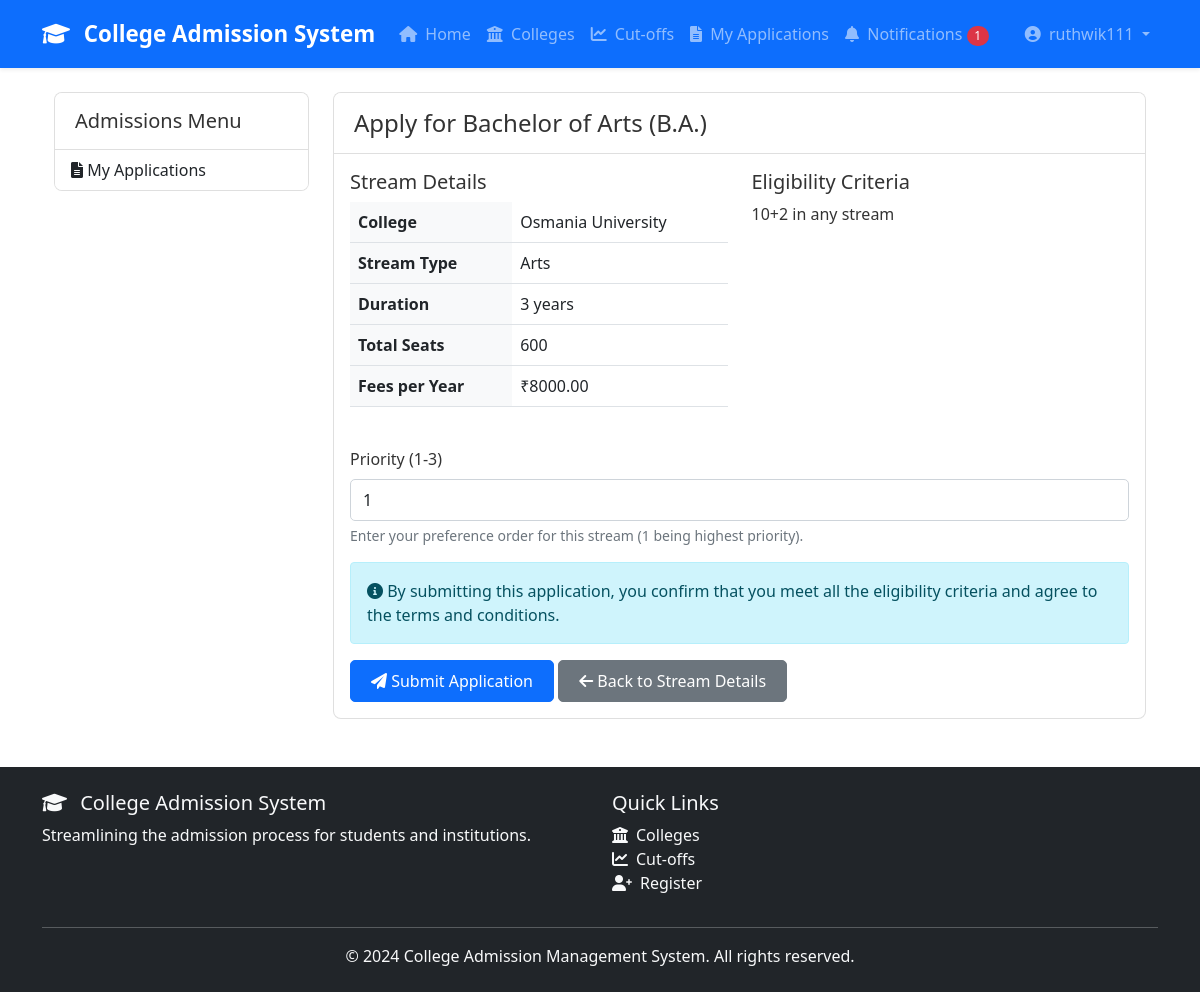
The page /admissions/apply/2/ (signed in) on the database its author committed.
### colleges/models.py (models this page shows, shortened)
class Stream(models.Model):
    STREAM_TYPES = [
        ('SCIENCE', 'Science'),
        ('COMMERCE', 'Commerce'),
        ('ARTS', 'Arts'),
        ('ENGINEERING', 'Engineering'),
        ('MEDICAL', 'Medical'),
        ('LAW', 'Law'),
        ('MANAGEMENT', 'Management'),
    ]
    college = models.ForeignKey(College, on_delete=models.CASCADE, related_name='streams')
    name = models.CharField(max_length=100)
    stream_type = models.CharField(max_length=20, choices=STREAM_TYPES)
    duration_years = models.IntegerField()
    total_seats = models.IntegerField()
    fees_per_year = models.DecimalField(max_digits=10, decimal_places=2)
    eligibility_criteria = models.TextField()
    description = models.TextField(blank=True)
    is_active = models.BooleanField(default=True)
    created_at = models.DateTimeField(auto_now_add=True)
    class Meta:
        ordering = ['college', 'name']
        unique_together = ['college', 'name']

class College(models.Model):
    name = models.CharField(max_length=200)
    code = models.CharField(max_length=20, unique=True)
    address = models.TextField()
    phone = models.CharField(max_length=15)
    email = models.EmailField()
    website = models.URLField(blank=True, null=True)
    established_year = models.IntegerField()
    description = models.TextField()
    logo = models.ImageField(upload_to='college_logos/', blank=True, null=True)
    closing_rank = models.IntegerField(null=True, blank=True)
    created_at = models.DateTimeField(auto_now_add=True)
    updated_at = models.DateTimeField(auto_now=True)
    class Meta:
        ordering = ['name']

### admissions/views.py (the view, shortened to what this page needs)
# urls.py: path('apply/<int:stream_id>/', views.apply_for_admission, name='apply'),
@login_required
def apply_for_admission(request, stream_id):
    stream = get_object_or_404(Stream, id=stream_id)
    if Application.objects.filter(student=request.user, stream=stream).exists():
        messages.warning(request, 'You have already applied for this stream.')
        return redirect('admissions:my_applications')
    return render(request, 'admissions/apply.html', {'stream': stream})

### accounts/context_processors.py (called while the page is built)
def unread_notifications_count(request):
    if request.user.is_authenticated:
        count = Notification.objects.filter(user=request.user, is_read=False).count()
        return {'unread_notifications_count': count}
    return {'unread_notifications_count': 0}

### templates/admissions/apply.html (shortened to what this page needs)
{% extends 'admissions/base.html' %}
{% block admissions_content %}
<div class="card">
    <div class="card-header">
        <h4 class="card-title mb-0">Apply for {{ stream.name }}</h4>
    </div>
    <div class="card-body">
        <div class="row mb-4">
            <div class="col-md-6">
                <h5>Stream Details</h5>
                <table class="table">
                    <tr>
                        <th>College</th>
                        <td>{{ stream.college.name }}</td>
                    </tr>
                    <tr>
                        <th>Stream Type</th>
                        <td>{{ stream.get_stream_type_display }}</td>
                    </tr>
                    <tr>
                        <th>Duration</th>
                        <td>{{ stream.duration_years }} years</td>
                    </tr>
                    <tr>
                        <th>Total Seats</th>
                        <td>{{ stream.total_seats }}</td>
                    </tr>
                    <tr>
                        <th>Fees per Year</th>
                        <td>₹{{ stream.fees_per_year }}</td>
                    </tr>
                </table>
            </div>
            <div class="col-md-6">
                <h5>Eligibility Criteria</h5>
                <p>{{ stream.eligibility_criteria }}</p>
            </div>
        </div>
        <form method="post">
            <div class="mb-3">
                <label for="priority" class="form-label">Priority (1-3)</label>
                <input type="number" class="form-control" id="priority" name="priority" min="1" max="3" value="1" required>
                <div class="form-text">Enter your preference order for this stream (1 being highest priority).</div>
            </div>
            <div class="alert alert-info">
                <i class="fas fa-info-circle"></i> By submitting this application, you confirm that you meet all the eligibility criteria and agree to the terms and conditions.
            </div>
            <button type="submit" class="btn btn-primary">
                <i class="fas fa-paper-plane"></i> Submit Application
            </button>
            <a href="{% url 'colleges:stream_detail' stream.id %}" class="btn btn-secondary">
                <i class="fas fa-arrow-left"></i> Back to Stream Details
            </a>
        </form>
    </div>
</div>
{% endblock %}

### templates/base.html (shortened to what this page needs)
<!DOCTYPE html>
<html lang="en">
<head>
    <link href="https://cdn.jsdelivr.net/npm/bootstrap@5.1.3/dist/css/bootstrap.min.css" rel="stylesheet">
    <link href="https://cdnjs.cloudflare.com/ajax/libs/font-awesome/6.0.0/css/all.min.css" rel="stylesheet">
    {% load static %}
    <link rel="stylesheet" href="{% static 'css/style.css' %}">
</head>
<body class="d-flex flex-column min-vh-100">
    <nav class="navbar navbar-expand-lg navbar-dark bg-primary sticky-top shadow-sm">
        <div class="container">
            <a class="navbar-brand fw-bold" href="{% url 'home' %}">
                <i class="fas fa-graduation-cap me-2"></i> College Admission System
            </a>
            <div class="collapse navbar-collapse" id="navbarNav">
                <ul class="navbar-nav me-auto">
                    <li class="nav-item">
                        <a class="nav-link {% if request.path == '/' %}active{% endif %}" href="{% url 'home' %}">
                            <i class="fas fa-home me-1"></i> Home
                        </a>
                    </li>
                    <li class="nav-item">
                        <a class="nav-link {% if 'colleges' in request.path %}active{% endif %}" href="{% url 'colleges:college_list' %}">
                            <i class="fas fa-university me-1"></i> Colleges
                        </a>
                    </li>
                    <li class="nav-item">
                        <a class="nav-link {% if 'cutoffs' in request.path %}active{% endif %}" href="{% url 'cutoffs:compare_cutoffs' %}">
                            <i class="fas fa-chart-line me-1"></i> Cut-offs
                        </a>
                    </li>
                    {% if user.is_authenticated %}
                    <li class="nav-item">
                        <a class="nav-link {% if 'admissions/my-applications' in request.path %}active{% endif %}" href="{% url 'admissions:my_applications' %}">
                            <i class="fas fa-file-alt me-1"></i> My Applications
                        </a>
                    </li>
                    <li class="nav-item">
                        <a class="nav-link {% if 'notifications' in request.path %}active{% endif %}" href="{% url 'notifications:notification_list' %}">
                            <i class="fas fa-bell me-1"></i> Notifications
                            {% if unread_notifications_count > 0 %}
                            <span class="badge rounded-pill bg-danger">{{ unread_notifications_count }}</span>
                            {% endif %}
                        </a>
                    </li>
                    {% endif %}
                </ul>
                <ul class="navbar-nav">
                    {% if user.is_authenticated %}
                    <li class="nav-item dropdown">
                        <a class="nav-link dropdown-toggle" href="#" id="navbarDropdown" role="button" data-bs-toggle="dropdown">
                            <i class="fas fa-user-circle me-1"></i> {{ user.username }}
                        </a>
                    </li>
                    {% endif %}
                </ul>
            </div>
        </div>
    </nav>
    <main class="container py-4 flex-grow-1">
        {% block content %}{% endblock %}
    </main>
    <footer class="bg-dark text-light py-4 mt-auto">
        <div class="container">
            <div class="row">
                <div class="col-md-6">
                    <h5><i class="fas fa-graduation-cap me-2"></i> College Admission System</h5>
                    <p>Streamlining the admission process for students and institutions.</p>
                </div>
                <div class="col-md-6">
                    <h5>Quick Links</h5>
                    <ul class="list-unstyled">
                        <li><a href="{% url 'colleges:college_list' %}" class="text-light"><i class="fas fa-university me-2"></i>Colleges</a></li>
                        <li><a href="{% url 'cutoffs:compare_cutoffs' %}" class="text-light"><i class="fas fa-chart-line me-2"></i>Cut-offs</a></li>
                        <li><a href="{% url 'accounts:register' %}" class="text-light"><i class="fas fa-user-plus me-2"></i>Register</a></li>
                    </ul>
                </div>
            </div>
            <hr class="my-3">
            <div class="text-center">
                <p class="mb-0">&copy; 2024 College Admission Management System. All rights reserved.</p>
            </div>
        </div>
    </footer>
</body>
</html>

### static/css/style.css (style rules this page uses)
body { font-family: 'Segoe UI', Tahoma, Geneva, Verdana, sans-serif; color: #333; }
.navbar { padding: 0.75rem 1rem; }
.navbar-brand { font-size: 1.4rem; }
.nav-link { padding: 0.5rem 1rem; transition: all 0.3s ease; }
.card { border-radius: 8px; overflow: hidden; transition: transform 0.3s ease, box-shadow 0.3s ease; margin-bottom: 1.5rem; }
.card-header { padding: 1rem 1.25rem; background-color: #fff; border-bottom: 1px solid rgba(0, 0, 0, 0.125); }
.btn { border-radius: 5px; padding: 0.5rem 1.25rem; transition: all 0.3s ease; }
.btn-primary { background-color: #0d6efd; border-color: #0d6efd; }
.table th { font-weight: 600; background-color: #f8f9fa; }
.form-control, .form-select { padding: 0.5rem 0.75rem; border-radius: 5px; border: 1px solid #ced4da; transition: border-color 0.15s ease-in-out, box-shadow 0.15s ease-in-out; }
.badge { padding: 0.35em 0.65em; font-weight: 500; }
footer { background-color: #343a40; }
footer a { transition: color 0.3s ease; text-decoration: none; }
.shadow-sm { box-shadow: 0 0.125rem 0.25rem rgba(0, 0, 0, 0.075) !important; }

### rows shown on the page
Stream: name "Bachelor of Arts (B.A.)", college.name "Osmania University", stream_type "Arts", duration_years "3", total_seats "600", fees_per_year "8000.00", eligibility_criteria "10+2 in any stream"

### other values the page prints
{{ unread_notifications_count }} "1"
{{ user.username }} "ruthwik111"
